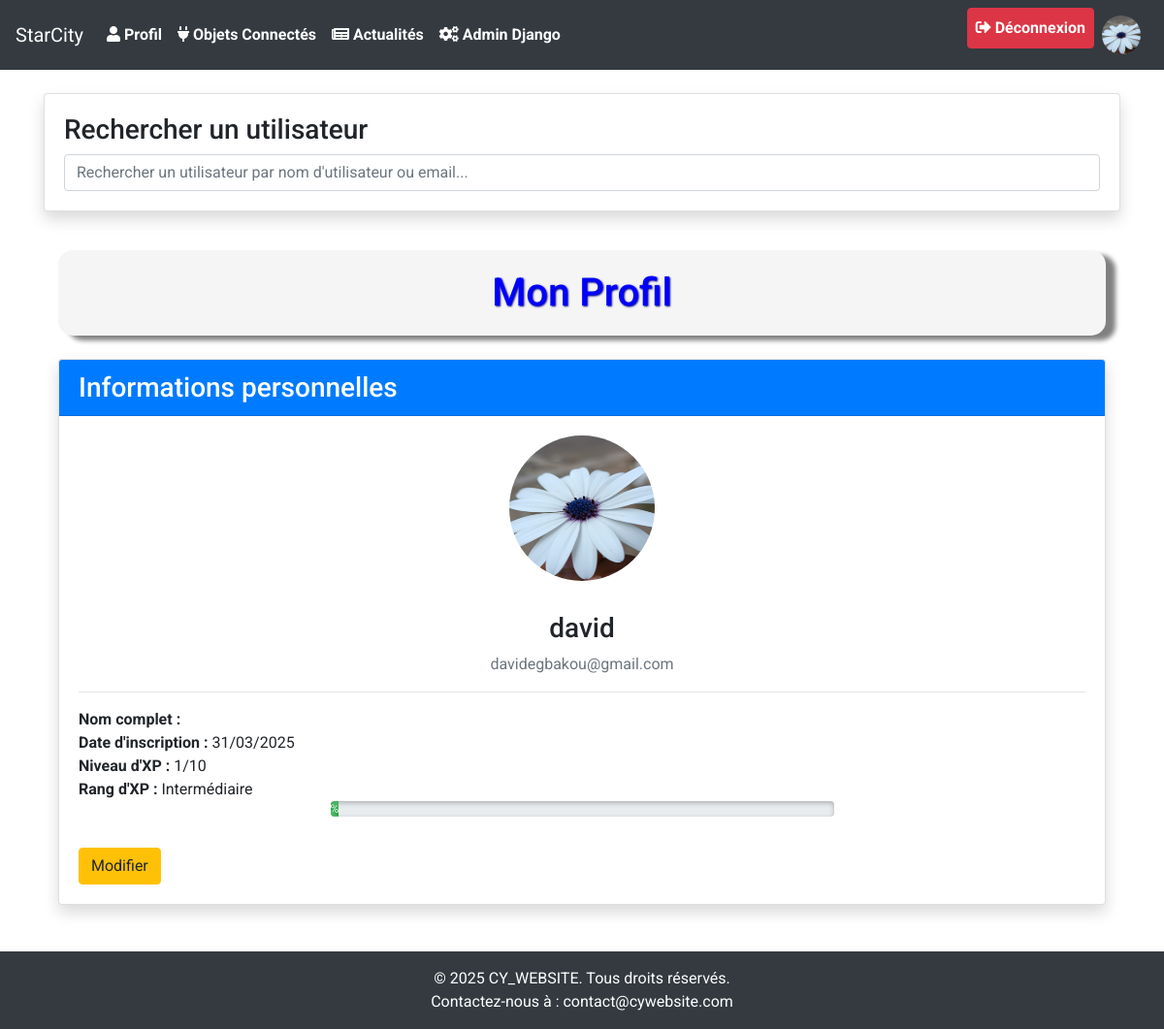
The page /news/visualisation/ (signed in) on the database its author committed.
### user/models.py (models this page shows, shortened)
class User(AbstractUser):
    profile_picture = models.ImageField(
        upload_to='data/profile_pictures/',
        blank=True,
        null=True,
        help_text="Téléchargez une image de profil (formats acceptés : JPEG, PNG)."
    )
    groups = models.ManyToManyField(
        'auth.Group',
        related_name='custom_user_set',  # Nom unique pour éviter les conflits
        blank=True
    )
    user_permissions = models.ManyToManyField(
        'auth.Permission',
        related_name='custom_user_permissions_set',  # Nom unique pour éviter les conflits
        blank=True
    )
    XP_LEVEL_CHOICES = [
        ('simple', 'Simple'),
        ('intermediate', 'Intermédiaire'),  # Nouveau niveau ajouté
        ('complex', 'Complexe'),
        ('admin', 'Admin'),
    ]
    xp_level = models.CharField(
        max_length=15,  # Augmentez la longueur pour inclure "intermediate"
        choices=XP_LEVEL_CHOICES,
        default='simple',
        verbose_name="Niveau d'XP"
    )
    date_naissance = models.DateField(
        blank=True,
        null=True,
        help_text="Entrez votre date de naissance (format : DD-MM-YYYY)."
    )
    xp_points = models.IntegerField(default=0)
    login_count = models.IntegerField(default=0, help_text="Nombre de connexions de l'utilisateur.")
    class Meta:
        verbose_name = "Utilisateur"
        verbose_name_plural = "Utilisateurs"
        ordering = ['-date_joined']

### news/views.py (the view)
# urls.py: path('visualisation/', views.visualisation, name='visualisation'),
@login_required
def visualisation(request):
    return render(request, "news/visualisation.html", {
        "user": request.user,
    })

### news/templates/news/visualisation.html (shortened to what this page needs)
{% extends 'cyWebsite/base.html' %}
{% load static %}
{% block content %}
<div class="container mt-4">
    <div class="card shadow mb-3 no-hover-animation">
        <div class="card-body">
            <h3>Rechercher un utilisateur</h3>
            <div class="input-group">
                <input type="text" id="search-user-input" class="form-control" placeholder="Rechercher un utilisateur par nom d'utilisateur ou email...">
            </div>
        </div>
    </div>
    <div class="no-hover-animation container py-4">
        <h1 class="text-center mb-4">Mon Profil</h1>
        <div class="card shadow mb-4 no-hover-animation">
            <div class="card-header bg-primary text-white">
                <h3 class="mb-0">Informations personnelles</h3>
            </div>
            <div class="card-body">
                <div class="text-center mb-4">
                    <form method="post" action="{% url 'user:update_profile_picture' %}" enctype="multipart/form-data">
                        <label for="profile_picture_input" style="cursor: pointer;">
                            <img src="{% if user.profile_picture %}{{ user.profile_picture.url }}{% else %}{% static 'default_profile.png' %}{% endif %}"
                                 alt="Photo de profil" class="rounded-circle" style="width: 150px; height: 150px;">
                        </label>
                    </form>
                </div>
                <h3 class="text-center mt-3">{{ user.username }}</h3>
                <p class="text-center text-muted">{{ user.email }}</p>
                <hr>
                <p><strong>Nom complet :</strong> {{ user.first_name }} {{ user.last_name }}</p>
                <p><strong>Date d'inscription :</strong> {{ user.date_joined|date:"d/m/Y" }}</p>
                <p><strong>Niveau d'XP :</strong> {{ user.xp_points }}/10</p>
                <p><strong>Rang d'XP :</strong> {{ user.get_xp_level_display }}</p>
                <div class="progress mb-3" style="margin: 0 auto;">
                    <div class="progress-bar progress-bar-striped bg-success progress-bar-animated" role="progressbar" style="width: {{ pourcentage }}%;" aria-valuenow="{{ pourcentage }}" aria-valuemin="0" aria-valuemax="100">{{ pourcentage }}%</div>
                </div>
                <button class="btn btn-warning mt-3" data-toggle="modal" data-target="#editUserInfoModal">Modifier</button>
            </div>
        </div>
    </div>
</div>
{% endblock %}

### cyWebsite/templates/cyWebsite/base.html (shortened to what this page needs)
{% load static %}
<!DOCTYPE html>
<html lang="fr">
<head>
    <link rel="stylesheet" href="https://stackpath.bootstrapcdn.com/bootstrap/4.5.2/css/bootstrap.min.css">
    <link rel="stylesheet" href="{% static 'styles.css' %}">
    <link rel="stylesheet" href="https://cdnjs.cloudflare.com/ajax/libs/font-awesome/5.15.4/css/all.min.css">
</head>
<body>
<div class="wrapper">
    <nav class="navbar navbar-expand-lg navbar-dark bg-dark">
        <a class="navbar-brand" href="{% url 'index' %}">StarCity</a>
        <div class="collapse navbar-collapse" id="navbarNav">
            <ul class="navbar-nav">
                {% if user.is_authenticated %}
                <li class="nav-item"><a class="nav-link" href="{% url 'news:visualisation' %}"><i class="fas fa-user"></i> Profil</a></li>
                <li class="nav-item"><a class="nav-link" href="{% url 'objConnecte:obj-index' %}"><i class="fas fa-plug"></i> Objets Connectés</a></li>
                <li class="nav-item"><a class="nav-link" href="{% url 'news:index' %}"><i class="fas fa-newspaper"></i> Actualités</a></li>
                {% endif %}
                {% if user.is_authenticated %}
                    <li class="nav-item"><a class="nav-link" href="/admin/"><i class="fas fa-cogs"></i> Admin Django</a></li>
                {% endif %}
            </ul>
            <ul class="navbar-nav ml-auto">
                {% if user.is_authenticated %}
                <li class="nav-item">
                    <a class="nav-link btn btn-danger text-white" href="{% url 'user:logout' %}"><i class="fas fa-sign-out-alt"></i> Déconnexion</a>
                </li>
                <li class="nav-item">
                    <a class="nav-link" href="{% url 'user:update_user' %}">
                        <img src="{% if user.profile_picture %}{{ user.profile_picture.url }}{% else %}{% static 'default_profile.png' %}{% endif %}" alt="Profile Picture" class="rounded-circle" style="width: 40px; height: 40px;">
                    </a>
                </li>
                {% endif %}
            </ul>
        </div>
    </nav>
        {% block content %}
        {% endblock %}
</div>
    <footer class="bg-dark text-center text-white py-3">
        <p>&copy; 2025 CY_WEBSITE. Tous droits réservés.</p>
        <p>Contactez-nous à : <a href="mailto:contact@cywebsite.com" class="text-white">contact@cywebsite.com</a></p>
    </footer>
</body>
</html>

### cyWebsite/static/styles.css (style rules this page uses)
body { font-family: 'Montserrat',Arial, sans-serif; margin: 0; padding: 0; }
p { margin-top: 0; margin-bottom: 0rem; }
h1 { background-color: whitesmoke; color: blue; text-shadow: 1px 1px 2px darkblue; box-shadow: 10px 5px 5px grey; padding: 20px; text-align: center; border-radius: 15px; font-family: 'Roboto', sans-serif; }
.navbar-nav .nav-link { font-weight: bold; }
.progress { box-shadow: 0 2px 5px rgba(0, 0, 0, 0.25) inset; width: 50%; }
.card { box-shadow: 0 0 10px rgba(0, 0, 0, 0.1); }

### rows shown on the page
User: profile_picture (picture), username "david", email "davidegbakou@gmail.com", date_joined "31/03/2025", xp_points "1", xp_level "Intermédiaire"
